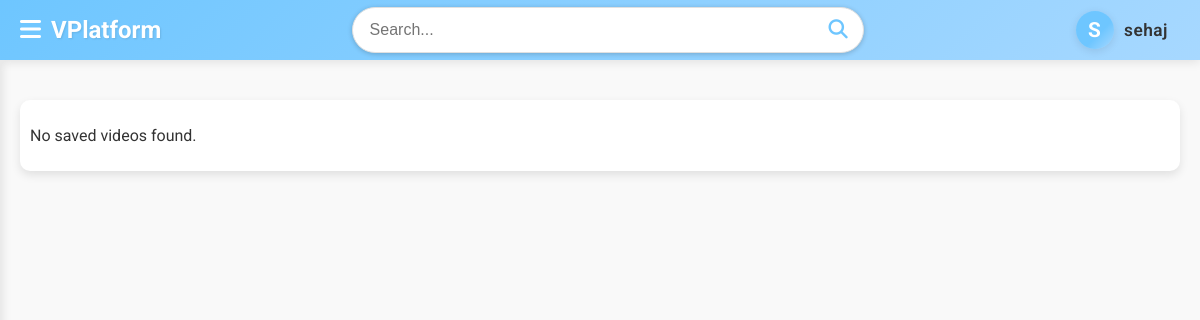
The app's page /saved_videos/ (signed in), older data.
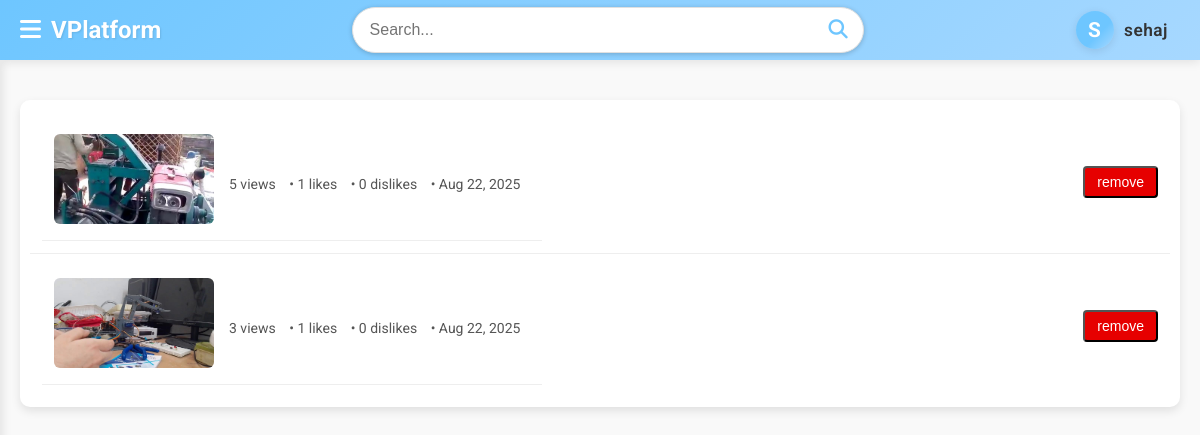
The same page, newer data.
### videos_display/models.py (models this page shows, shortened)
class Saved_video(models.Model):
    user = models.ForeignKey(User, on_delete=models.CASCADE)
    video = models.ForeignKey(Video, on_delete=models.CASCADE)
    class Meta:
        unique_together = ('user', 'video')

class Video(models.Model):
    username = models.CharField(max_length=100)
    email = models.EmailField()
    title = models.CharField(max_length=200)
    description = models.CharField(max_length=2000)
    published_date = models.DateField(auto_now=True)
    category = models.CharField(max_length=25)
    video = models.FileField(upload_to='videos/')
    thumbnail = models.ImageField(upload_to='thumbnails/', null=True, blank=True)
    duration = models.CharField(max_length=8, blank=True, null=True)  # in seconds
    views = models.PositiveIntegerField(default=0)
    likes = models.PositiveIntegerField(default=0)
    dislikes = models.PositiveIntegerField(default=0)

### videos_display/views.py (the view)
# urls.py: path('saved_videos/', vd_views.show_saved_videos, name='saved_videos'),
def show_saved_videos(request):
    if request.user.is_authenticated:
        saved_videos = Saved_video.objects.filter(user=request.user)
        return render(request, 'videos_display/saved_videos.html', {'watch_later_videos': saved_videos})
    else:
        return render(request, 'User/sign_in_request_page.html')

### videos_display/templates/videos_display/saved_videos.html (shortened to what this page needs)
{% extends 'base.html' %}
{% load static %}
{% block extra_css %}
<link rel="stylesheet" href="{% static 'css/liked_video_page.css' %}">
{% endblock %}
{% block content %}
<div class="video-list" id="liked-videos-list">
    {% for video in watch_later_videos %}
    <div class="video-item" id="{{ video.video.id }}">
            <a href="{% url 'full_video' video.video.id %}" class="video-item">
        <div class="video-thumbnail">
            <img src="{{ video.video.thumbnail.url }}" alt="" srcset="">
        </div>
        <div class="video-details">
            <div class="video-meta">
                <span>{{ video.video.views }} views</span> •
                <span>{{ video.video.likes }} likes</span> •
                <span>{{ video.video.dislikes }} dislikes</span> •
                <span>{{ video.video.published_date|date:"M d, Y" }}</span>
            </div>
        </div>
    </a>
        <div class="video-actions">
            <button onclick="removeSaved('{{ video.video.id }}')" class="action-btn delete-btn">remove</button>
        </div>
    </div>
    {% empty %}
    <p>No saved videos found.</p>
    {% endfor %}
</div>
{% endblock %}

Row changes from the older to the newer data that the page shows:
added Saved_video: video.thumbnail (picture), video.views "5", video.likes "1", video.dislikes "0", video.published_date "Aug 22, 2025"
added Saved_video: video.thumbnail (picture), video.views "3", video.likes "1", video.dislikes "0", video.published_date "Aug 22, 2025"
Text that changed along with them:
text no longer shown: "No saved videos found."
